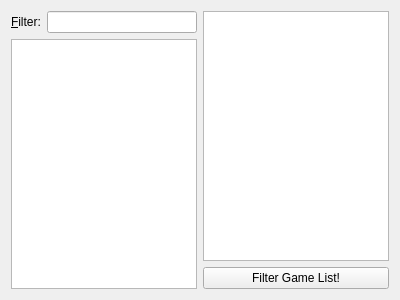
<?xml version="1.0" encoding="UTF-8"?>
<ui version="4.0">
 <class>TagDetailWidget</class>
 <widget class="QWidget" name="TagDetailWidget">
  <property name="geometry">
   <rect>
    <x>0</x>
    <y>0</y>
    <width>400</width>
    <height>300</height>
   </rect>
  </property>
  <property name="windowTitle">
   <string>Form</string>
  </property>
  <layout class="QHBoxLayout" name="horizontalLayout">
   <item>
    <layout class="QVBoxLayout" name="verticalLayout">
     <item>
      <layout class="QHBoxLayout" name="horizontalLayout_2">
       <item>
        <widget class="QLabel" name="label">
         <property name="text">
          <string>&amp;Filter:</string>
         </property>
         <property name="buddy">
          <cstring>filterEdit</cstring>
         </property>
        </widget>
       </item>
       <item>
        <widget class="QLineEdit" name="filterEdit"/>
       </item>
      </layout>
     </item>
     <item>
      <widget class="QListView" name="tagList">
       <property name="toolTip">
        <string>No players found in database</string>
       </property>
       <property name="editTriggers">
        <set>QAbstractItemView::NoEditTriggers</set>
       </property>
      </widget>
     </item>
    </layout>
   </item>
   <item>
    <layout class="QVBoxLayout" name="verticalLayout_2">
     <item>
      <widget class="QTextBrowser" name="detailText"/>
     </item>
     <item>
      <widget class="QPushButton" name="filterDatabase">
       <property name="text">
        <string>Filter Game List!</string>
       </property>
      </widget>
     </item>
    </layout>
   </item>
  </layout>
 </widget>
 <resources/>
 <connections/>
</ui>
